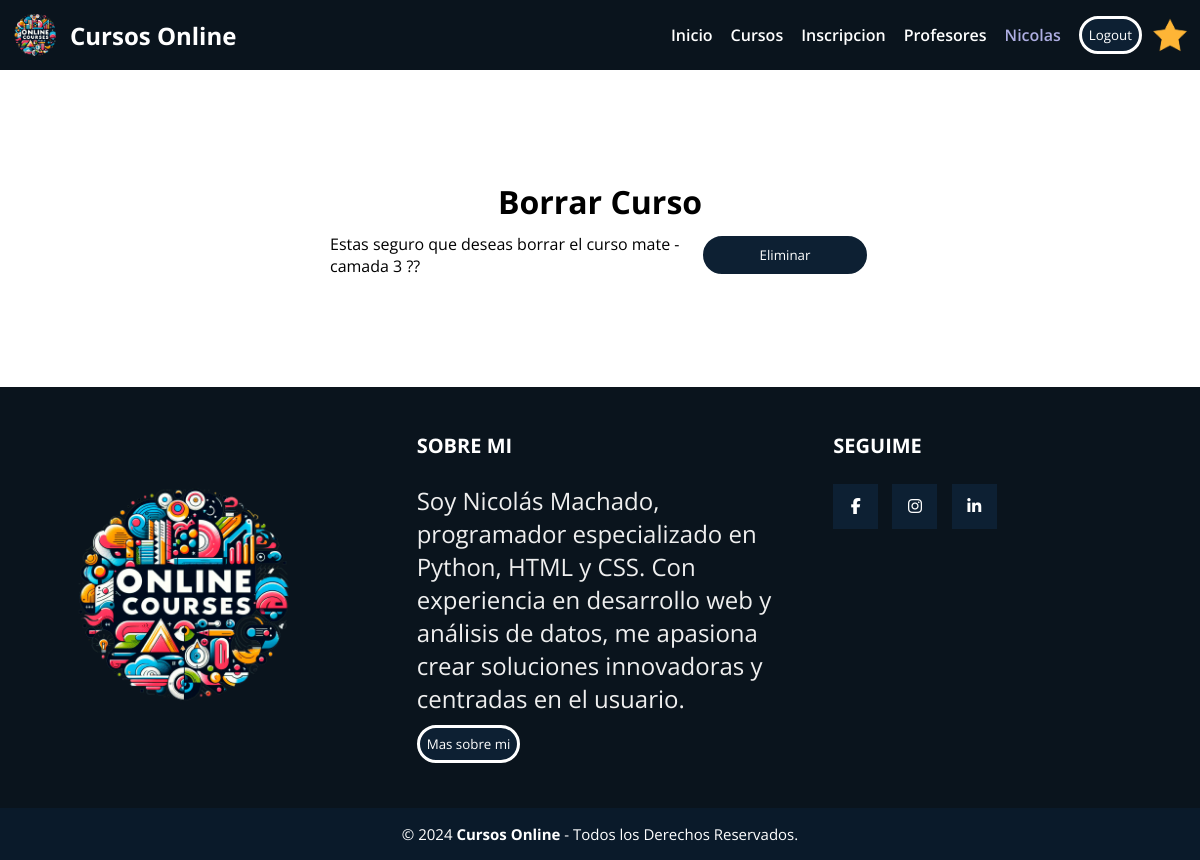
The page /cursos/3/borrar (signed in) on the database as committed earlier.
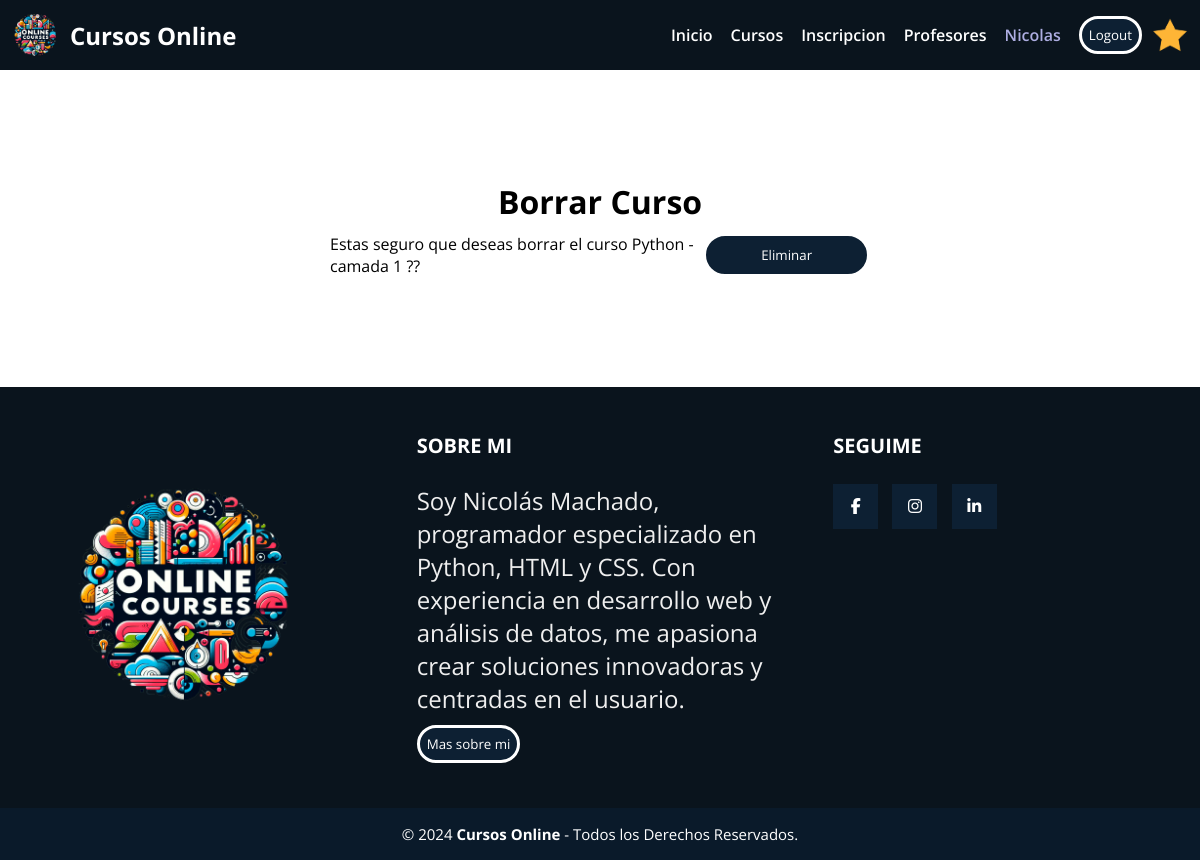
The same page on the database as committed later.
### AppCoder/models.py (models this page shows, shortened)
class Curso(models.Model):
    nombre = models.CharField(max_length=40)
    camada = models.IntegerField()
    descripcion = models.TextField()  # Agrega este campo para la descripción

### AppCoder/views.py (the view)
# urls.py: path('cursos/<pk>/borrar', views.CursoDeleteView.as_view(), name = "BorrarCurso"),
@method_decorator(user_passes_test(es_superusuario), name='dispatch')
class CursoDeleteView(SuperusuarioMixin, DeleteView):
    model = Curso
    template_name = "AppCoder/curso_borrar.html"
    success_url = reverse_lazy('ListaCursos')

### AppCoder/views.py (called while the page is built)
def es_superusuario(user):
    return user.is_superuser

    def test_func(self):
        return self.request.user.is_superuser

### AppCoder/templates/AppCoder/curso_borrar.html (shortened to what this page needs)
{% extends 'AppCoder/padre.html' %}
{% load static %}
{% block contenidoQueCambia %}
<div class="relleno">
     <h1>Borrar Curso</h1>
     <form action="" method="post">
          Estas seguro que deseas borrar el curso {{curso.nombre}} - camada {{curso.camada}} ??
          <button type="submit" value="Eliminar">Eliminar</button>
     </form>
</div>
{% endblock contenidoQueCambia %}

Rows that differ between the two databases and show on the page:
changed Curso: nombre "mate" → "Python"; camada "3" → "1"
